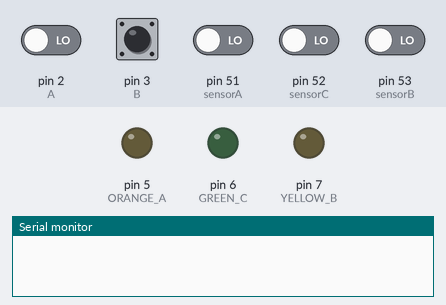
Recording of a sketch running on a simulated Arduino Mega 2560, built with avr-gcc and run on an emulated ATmega2560. Parts: output pins drawn as LEDs (lit = HIGH), the last lines printed to the serial monitor. Dashed ring = blinking. The inputs (shaded band) are chosen by the test bench; at power-on: pin 3 (B) HIGH, pin 2 (A), pin 51 (sensorA), pin 52 (sensorC), pin 53 (sensorB) LOW.

Above: at 1.2 s.
1.3 s: pin 51 (sensorA) driven HIGH
At 2.3 s:
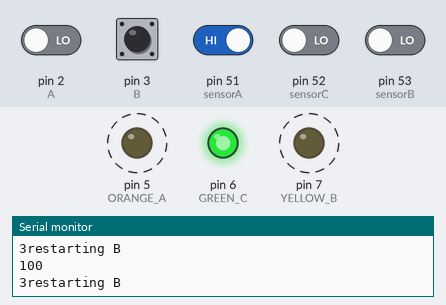
2.8 s: pin 53 (sensorB) driven HIGH
At 4.8 s:
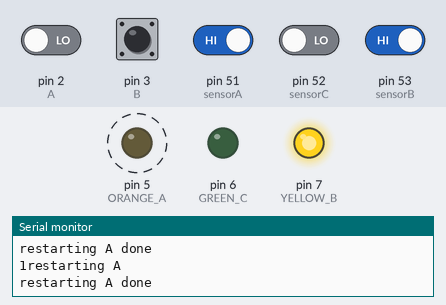
5.8 s: pin 51 (sensorA) driven LOW
At 7.0 s:
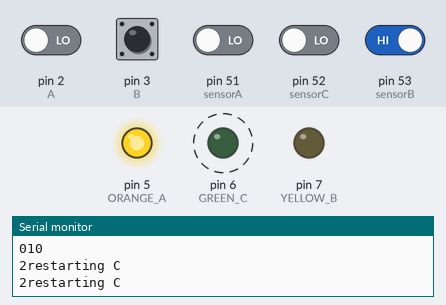
7.3 s: pin 52 (sensorC) driven HIGH
8.8 s: pin 52 (sensorC) driven LOW
Timing chart, 0 to 11.3 s (numbered marks = the images above; inputs shaded):
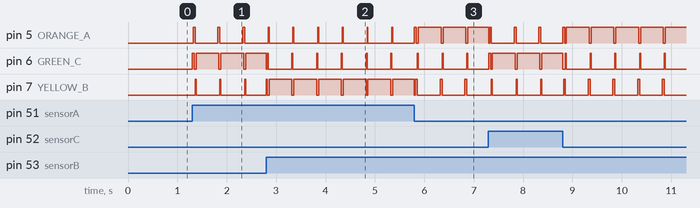

Measured:
- after the input at 1.3 s, pin 5 (ORANGE_A): alternates HIGH for 0.04 s and LOW for 0.46 s, starting at once; pin 6 (GREEN_C): LOW → HIGH at once, then repeats every 0.50 s: LOW 0.04 s, HIGH 0.46 s; pin 7 (YELLOW_B): alternates HIGH for 0.02 s and LOW for 0.48 s, starting after 0.06 s

The sketch:

03.12.commutation.experiment.ino
```cpp
#include <TimerOne.h>
/*The below code is for testing the spinning of our switched reluctance motor
Written by: Jaiden Martinson-Hatt

sensorC val = yellow_B on
*/
int val = 255;
#define ORANGE_A 5
#define YELLOW_B 7
#define GREEN_C 6
#define A 2
#define B 3

#define sensorA 51 //orange keep
#define sensorB 53 //Yellow
#define sensorC 52 //Green
//#define sensorD 45 // keep
//#define sensorE 47 //
//#define sensorF 49 // no longer colour coded keep

//#define sensorA 45 // keep
//#define sensorB 49 //
//#define sensorC 51 //


volatile int count = 0;
double grades=0, pgrades=10; /*variable to store converted value*/ // pid stuff
byte state = 0;
int encA = 0, encB = 0;
int psensorValA=0,psensorValB=0,psensorValC=0,psensorValD=0,psensorValE=0,psensorValF=0;
int sensorValA=0,sensorValB=0,sensorValC=0,sensorValD=0,sensorValE=0,sensorValF=0;
int temp = 0;

int count_switches = 0;
int prev_case = 0;
int delay_start = 0;

void startup();
// the setup function runs once when you press reset or power the board
void setup() {
  // initialize output pins
  pinMode(ORANGE_A, OUTPUT);
  pinMode(YELLOW_B, OUTPUT);
  pinMode(GREEN_C, OUTPUT);


  temp = 0;
   //start serial connection
  Serial.begin(9600);

  pinMode(sensorA, INPUT);
  pinMode(sensorB, INPUT);
  pinMode(sensorC, INPUT);


  pinMode(A, INPUT);
  pinMode(B, INPUT);

  //attachInterrupt(0, doA, CHANGE);
  //attachInterrupt(1, doA, CHANGE);

  encA = digitalRead(A);
  encB = digitalRead(B);

  if (encA^encB == 0){
    if (encA = 0)state = 0;
    else state = 2;
  }
  else{
    if (encA = 1) state = 1;
    else state = 3;
  }

  Timer1.initialize(10000);
  Timer1.attachInterrupt(compute);

  Serial.setTimeout(100000);
}


void loop() {
  //if (Serial.available() > 0){
  //val = Serial.parseInt();
 // }
  //Serial.println(val);}
  /*
    if (grades != pgrades){
    Serial.println(grades);
    pgrades = grades;
    }*/
//Serial.println(temp);

  if ((sensorValA != psensorValA)||(sensorValB != psensorValB)||(sensorValC != psensorValC)){
  Serial.print(sensorValA);
  Serial.print(sensorValB);
  Serial.print(sensorValC);

  Serial.println();

  psensorValA=sensorValA;
  psensorValB=sensorValB;
  psensorValC=sensorValC;

 count_switches++;
    }
}

void compute() {

   sensorValA = digitalRead(sensorA);
   sensorValB = digitalRead(sensorB);
   sensorValC = digitalRead(sensorC);


  int sens = ((sensorValA<<2)|(sensorValB<<1)|(sensorValC));


  if (delay_start < 50){
    delay_start++;
  }

  switch (sens) {
    case 1:{
    case 6:{
                prev_case = 1;
                if (/*(prev_case == (1||6)) &&*/ (delay_start == 50) || (prev_case == 0)){
                  delay_start = 0;
                  startup();
                }
                else {
                analogWrite(GREEN_C,LOW);// turn the pole on (val is the voltage level)
                analogWrite(ORANGE_A,LOW);
                analogWrite(YELLOW_B,val);

                break;
                }
    }}
    case 3:{
    case 4:{
                prev_case = 3;
                if (/*(prev_case == (3||4)) &&*/ (delay_start == 50)){
                  delay_start = 0;
                  startup();
                }
                else{
                analogWrite(GREEN_C,val);// turn the pole on (val is the voltage level)
                analogWrite(ORANGE_A,LOW);
                analogWrite(YELLOW_B,LOW);
                break;
                }
    }}
     case 2: {
     case 5: {
                prev_case = 2;
                if (/*(prev_case == (2||5)) &&*/ (delay_start == 50)){
                  delay_start = 0;
                  startup();
                }
                else{
                analogWrite(GREEN_C,LOW);// turn the pole on (val is the voltage level)
                analogWrite(ORANGE_A,val);
                analogWrite(YELLOW_B,LOW);
                break;
                }
     }}
  }
}

void startup(){
  if (count_switches > 6){
    count_switches = 0;
    Serial.println("NOT restarting");
    return;
  }
  else{
    Serial.print(prev_case);
  }
  if (prev_case == (1||0)){
                Serial.println("restarting A");
                digitalWrite(YELLOW_B, val);// turn the pole on (val is the voltage level)
                digitalWrite(ORANGE_A, LOW);
                digitalWrite(GREEN_C, LOW);
                delay(4000);
                /*digitalWrite(YELLOW_B, val);// turn the pole on (val is the voltage level)
                digitalWrite(ORANGE_A, LOW);
                digitalWrite(GREEN_C, val);
                delay(50);*/
                digitalWrite(YELLOW_B, LOW);// turn the pole on (val is the voltage level)
                digitalWrite(ORANGE_A, LOW);
                digitalWrite(GREEN_C, val);
                delay(4000);
                digitalWrite(YELLOW_B, LOW);// turn the pole on (val is the voltage level)
                digitalWrite(ORANGE_A, val);
                digitalWrite(GREEN_C, LOW);
                delay(4000);
                Serial.println("restarting A done");
                count_switches = 0;
                return;
  }
  else if (prev_case == (3)){
                Serial.println("restarting B");
                digitalWrite(YELLOW_B, LOW);// turn the pole on (val is the voltage level)
                digitalWrite(ORANGE_A, LOW);
                digitalWrite(GREEN_C, val);
                delay(4000);
                digitalWrite(YELLOW_B, LOW);// turn the pole on (val is the voltage level)
                digitalWrite(ORANGE_A, val);
                digitalWrite(GREEN_C, val);
                delay(4000);
                digitalWrite(YELLOW_B, LOW);// turn the pole on (val is the voltage level)
                digitalWrite(ORANGE_A, val);
                digitalWrite(GREEN_C, LOW);
                delay(4000);
                digitalWrite(YELLOW_B, val);// turn the pole on (val is the voltage level)
                digitalWrite(ORANGE_A, LOW);
                digitalWrite(GREEN_C, LOW);
                delay(4000);
                count_switches = 0;
                return;
  }
  else if (prev_case == (2)){
                Serial.println("restarting C");
                digitalWrite(YELLOW_B, LOW);// turn the pole on (val is the voltage level)
                digitalWrite(ORANGE_A, val);
                digitalWrite(GREEN_C, LOW);
                delay(4000);
                digitalWrite(YELLOW_B, val);// turn the pole on (val is the voltage level)
                digitalWrite(ORANGE_A, val);
                digitalWrite(GREEN_C, LOW);
                delay(4000);
                digitalWrite(YELLOW_B, val);// turn the pole on (val is the voltage level)
                digitalWrite(ORANGE_A, LOW);
                digitalWrite(GREEN_C, LOW);
                delay(4000);
                digitalWrite(YELLOW_B, LOW);// turn the pole on (val is the voltage level)
                digitalWrite(ORANGE_A, LOW);
                digitalWrite(GREEN_C, val);
                delay(4000);
                count_switches = 0;
                return;
  }
  else {
    Serial.println("fuck you");
    return;
  }
}

  void doA(){
  encA = digitalRead(A);
  encB = digitalRead(B);
  if (count == 400) count = 0;
  if (count == -1) count = 399;
  switch(state){
    case 0: {if(encA == 1 && encB == 0){
              count++;
              state = 1;
              }
            else{
              count--;
              state = 3;
              }
            break;}
    case 1: {if(encA == 1 && encB == 1){
              count++;
              state = 2;
              }
            else{
              count--;
              state = 0;
              }
            break;}
    case 2: {if(encA == 0 && encB == 1){
              count++;
              state = 3;
              }
            else{
              count--;
              state = 1;
              }
            break;}
    case 3: {if(encA == 0 && encB == 0){
              count++;
              state = 0;
              }
            else{
              count--;
              state = 2;
            }
            break;}
       }

        grades = (count*360L/400);
}

void startup();
```
